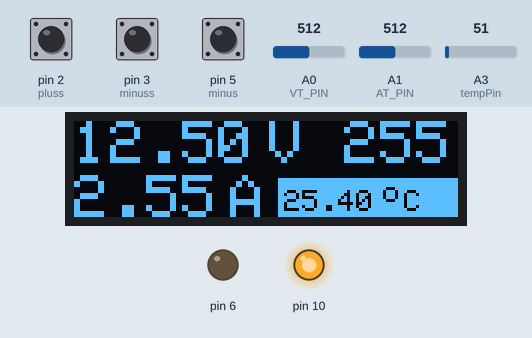
A sketch run on a simulated Arduino Uno, built with avr-gcc and run on an emulated ATmega328P. On the bench: 128×32 one-colour display, output pins drawn as LEDs (lit = HIGH). The test bench sets the inputs (shaded band); at power-on: pin 3 (minuss) HIGH, A3 (tempPin) = 51, pin 2 (pluss) HIGH, A0 (VT_PIN) = 512, A1 (AT_PIN) = 512, pin 5 (minus) HIGH. The display library's start-up logo is not drawn; EEPROM starts erased; what the sketch prints to the serial monitor is not drawn.

Above: at 1.2 s.
1.3 s: pin 3 (minuss) pulled LOW for 3.2 s
At 5.7 s:
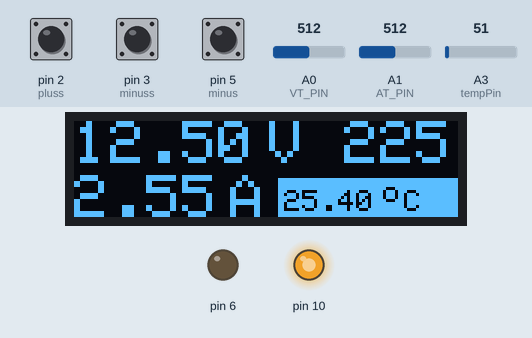
6.0 s: A3 (tempPin) set to 72
At 7.7 s:
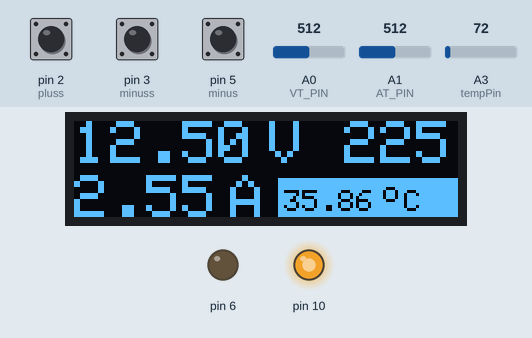
8.2 s: A3 (tempPin) set to 85
At 9.5 s:
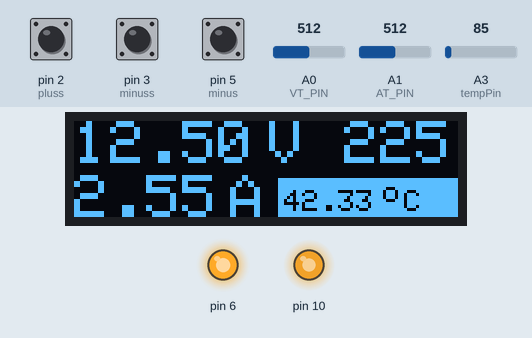
10.2 s: pin 2 (pluss) pulled LOW for 3.2 s
At 14.3 s:
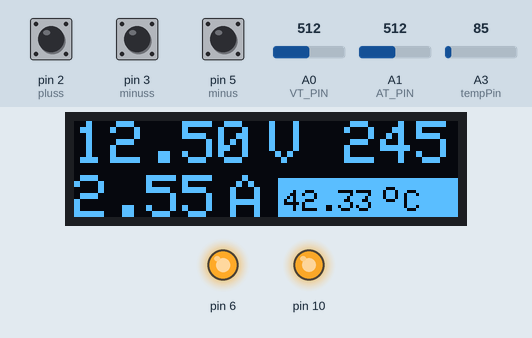
14.9 s: A0 (VT_PIN) set to 716
At 16.4 s:
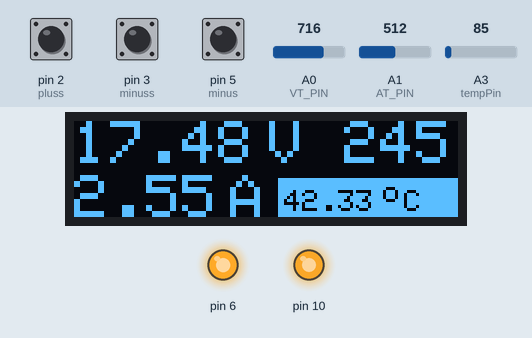
17.2 s: A1 (AT_PIN) set to 716
At 18.8 s:
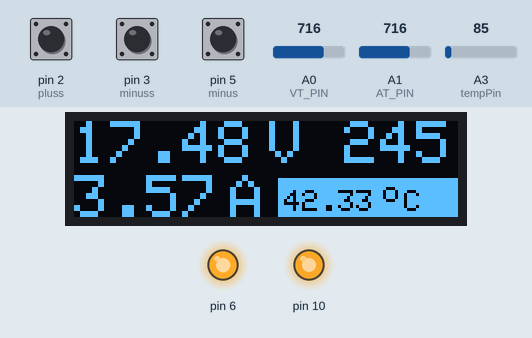
Timing chart, 0 to 20.2 s (numbered marks = the images above; inputs shaded):
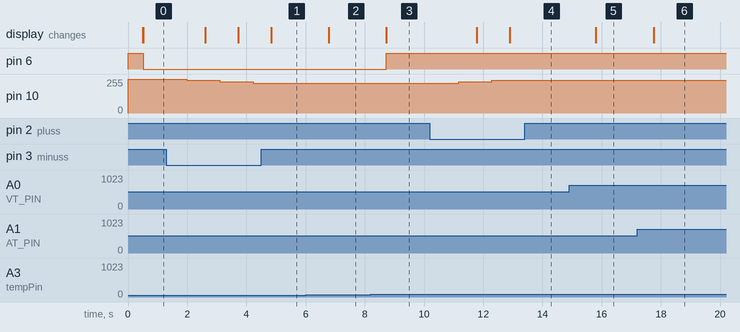

Measured:
- the behaviour switches between 80 and 81 on A3 (tempPin) (found by bisection; images 2 and 3)
- after the input at 1.3 s, pin 10: 255/255 → 245/255 after 0.69 s, → 235/255 1.1 s later, → 225/255 1.1 s later; the display: first changes after 1.3 s (image 1 shows a later state)
- after the input at 6.0 s, the display: changes after 0.78 s (image 2)
- after the input at 8.2 s, pin 6: LOW → HIGH after 0.52 s; the display: changes after 0.52 s (image 3)
- after the input at 10.2 s, pin 10: 225/255 → 235/255 after 0.97 s, → 245/255 1.1 s later; the display: first changes after 1.6 s (image 4 shows a later state)
- after the input at 14.9 s, the display: changes after 0.90 s (image 5)
- after the input at 17.2 s, the display: changes after 0.56 s (image 6)

The sketch:

SURSA0-20-ARDUINO-oled.ino
```cpp
#include "EEPROM.h"
#include <SPI.h>
#include <Wire.h>
#include <Adafruit_GFX.h>
#include <Adafruit_SSD1306.h>
//#include <TFT_ILI9163C.h>
//#include <Fonts/FreeSerif9pt7b.h>
// Color definitions
//#define  BLACK   0x0000
//#define BLUE    0x001F
//#define RED     0xF800
//#define GREEN   0x07E0
//#define CYAN    0x07FF
//#define MAGENTA 0xF81F
//#define YELLOW  0xFFE0
//#define WHITE   0xFFFF
//#define __CS 7
//#define __DC 9
//TFT_ILI9163C tft = TFT_ILI9163C(__CS, __DC,8);
#define OLED_RESET 4
Adafruit_SSD1306 tft(OLED_RESET);
#define VT_PIN A0
#define AT_PIN A1
#define minus 5
#define plus  4

#define minuss 3 //PAS DE 10
#define pluss  2  //PAS DE 10

//int out =10;
int h=0;
int prevh = 0;
unsigned long tpmasurare;  // variabila pentru memorare timp masurare (in ms)
float sumatensiune = 0.;   // valoare insumare tensiune pentru calcul medie
float sumacurent = 0.; // valoare insumare curent pentru calcul medie

int trcurent = 0;
int trtensiune = 0;

float current = 0.;   // valoare curent
float tensiune = 0.; // valoare tensiune
int tempPin = A3;  //LM35
int val;

void setup()
{
  Serial.begin(9600);

   Wire.begin();
   pinMode(6, OUTPUT);
   digitalWrite(6, HIGH);
   pinMode(plus, INPUT);
pinMode(minus, INPUT);
digitalWrite(plus, HIGH);
digitalWrite(minus, HIGH);
 pinMode(pluss, INPUT);
pinMode(minuss, INPUT);
digitalWrite(pluss, HIGH);
digitalWrite(minuss, HIGH);
pinMode(10, OUTPUT);
h=EEPROM.read(100);
analogWrite(10, h);
 tft.begin(SSD1306_SWITCHCAPVCC, 0x3C);  // initialize with the I2C addr 0x3C (for the 128x32)
 tft.display();
  tft.clearDisplay();
   tft.display();
   tft.setTextColor(WHITE);
 //tft.begin();
 //  tft.fillScreen();
 //setupPWM16();
//if ((h < 0) || (h > 65535))
//if ((h < 0) || (h > 255))
//{h = 1;
//}
}
//uint16_t icr = 0xffff;
void loop()
{
 // if (digitalRead(plus) ==HIGH)
 h=EEPROM.read(100);
analogWrite(10, h);
 printt();
 //else
 if (digitalRead(plus) == LOW)

    {


    h = h+1;

     if (h > 255) {h=254;}
   // Serial.println(h);
  // Serial.println(h);
analogWrite(10, h);
    delay(150);
   // if(h != prevh)
 // {
  //  prevh =h;
  //  print();delay(5000);
Serial.println(h);}


   // delay(150);
    EEPROM.write(100, h);
    // }
    //pas de 10
     if (digitalRead(pluss) == LOW)

    {


    h = h+10;

     if (h > 255) {h=254;}
   // Serial.println(h);
  // Serial.println(h);
analogWrite(10, h);
    delay(150);
   // if(h != prevh)
 // {
  //  prevh =h;
  //  print();delay(5000);
Serial.println(h);}


   // delay(150);
    EEPROM.write(100, h);
    // }


 if (digitalRead(minuss) == LOW)

    {


    h = h-10;

     if (h < 0) {h=1;}
   // Serial.println(h);
  // Serial.println(h);
analogWrite(10, h);
    delay(150);
   // if(h != prevh)
 // {
  //  prevh =h;
  //  print();delay(5000);
Serial.println(h);}


   // delay(150);
    EEPROM.write(100, h);
    // }


     if (digitalRead(minus) == LOW)

    {


    h = h-1;
     if (h < 0) {h=1;}
   // Serial.println(h);
  // Serial.println(h);
analogWrite(10, h);
    delay(150);
 //   if(h != prevh)
//  {
  //  prevh =h;
  //  print();delay(5000);
Serial.println(h);}


   // delay(150);
   EEPROM.write(100, h);
   //  }

}


void printt()
{
 sumatensiune = 0;
  sumacurent = 0;
    for (int i=1; i <= 20; i++)
  {
 trtensiune = analogRead(VT_PIN);
 sumatensiune = sumatensiune + trtensiune;
  trcurent = analogRead(AT_PIN);

  sumacurent = sumacurent + trcurent;
delay (20);  // pauza de 20ms intre masuratori
    }

// calculam valorile medii
sumacurent = sumacurent/20.;
sumatensiune = sumatensiune/20.;
  tensiune = sumatensiune * (5.0 / 1024.0) * 5.0;
 // voltage=tensiune
  current = sumacurent * (5.1 / 1024.0);
 // current=curent

//  float watts = 18.3-voltage * current;
 // sumatensiune=sumatensiune+voltage;
 // sumacurent=sumacurent+current;
delay(20);
  val = analogRead(tempPin);
float mv = ( val/1024.0)*5100;
float cel = mv/10;


  /*
  int vt_read = analogRead(VT_PIN);
  int at_read = analogRead(AT_PIN);

  float voltage = vt_read * (5.0 / 1024.0) * 5.0;
  float current = at_read * (5.0 / 1024.0);
  float watts = voltage * current;
  */
 // tft.setFont(&FreeSerif9pt7b);
  // tft.setTextSize(2);
  // tft.fillRect(0,0,95,35,BLACK);
// tft.setCursor(0,30);tft.setTextSize(2); tft.setTextColor(CYAN, BLACK);

 // tft.fillScreen();
  tft.setCursor(0,0);
  tft.setTextSize(2);
  tft.setTextColor(WHITE,BLACK );
  //tft.fillRect(0,0,95,35,BLACK);
 // tft.setTextColor(CYAN, BLACK);
   //
  // tft.setCursor(20,0);
  tft.fillRect(0,0,64,15,BLACK);
   tft.print(tensiune);
   tft.setCursor(65,0);
    tft.setTextSize(2);tft.println("V");  tft.display();

 // else
 // tft.setCursor(0,30);tft.setTextSize(2); tft.setTextColor(CYAN, BLACK);tft.fillRect(0,0,128,35,BLACK); tft.print(voltage);


  // tft.setTextColor(YELLOW,BLACK);
  // tft.fillRect(0,40,95,35,BLACK);
   tft.setCursor(0,18);tft.setTextSize(2);tft.setTextColor(WHITE,BLACK );
  tft.print(current);
  tft.setCursor(52,18);
  tft.setTextSize(2);
  tft.println("A");

 // tft.setTextColor(WHITE,BLACK);
 //tft.setTextColor(BLACK,WHITE);
  tft.setCursor(70,23);
  tft.setTextSize(1);
 // tft.setTextColor(WHITE,BLACK );
 tft.setTextColor(BLACK,WHITE);
 tft.fillRect(68,19,120,13,WHITE);
  //tft.setTextColor(BLACK,WHITE);
  //tft.fillRect(0,80,92,30,BLACK);
 tft.print(cel);
tft.setCursor(103,20);tft.setTextSize(1);
tft.println("o");
tft.setCursor(110,23);
//tft.setTextSize(1);
tft.println("C");
 //  tft.drawCircle(95, 85, 2);
   // tft.setFont();
   // tft.fillRect(0,115,128,15,BLACK);
   tft.setTextSize(2); //
   tft.fillRect(90,0,128,15,BLACK);
   //tft.display();
  // tft.setTextColor(YELLOW,BLACK);
   tft.setCursor(90,0);tft.setTextColor(WHITE,BLACK);
   tft.println(h);tft.display();
   //tft.setCursor(60,115);
  // tft.print("Pasi");
//delay(5000);


   if (cel > 40)
  {digitalWrite(6, HIGH); }


  if (cel < 35)
  digitalWrite(6, LOW);

  delay(500);
}
```
